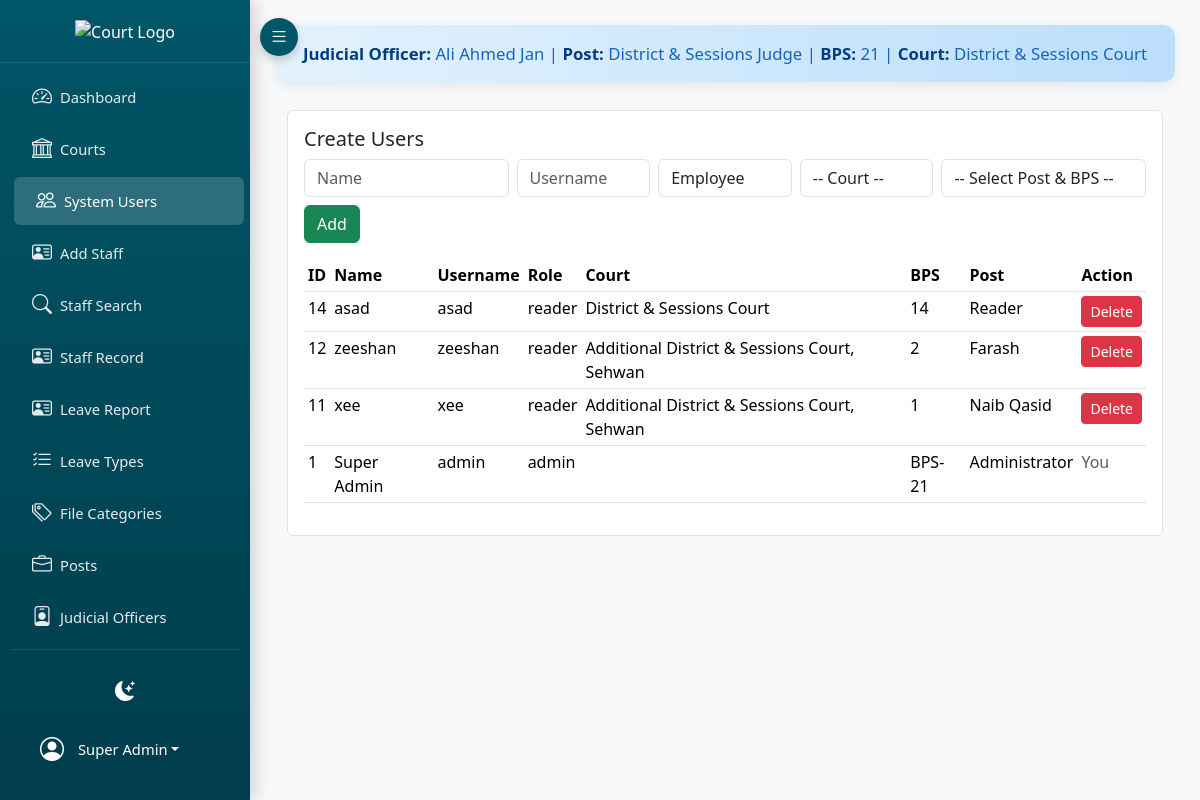
Before: /project_root/index.php?page=employees (signed in) with the older database file.
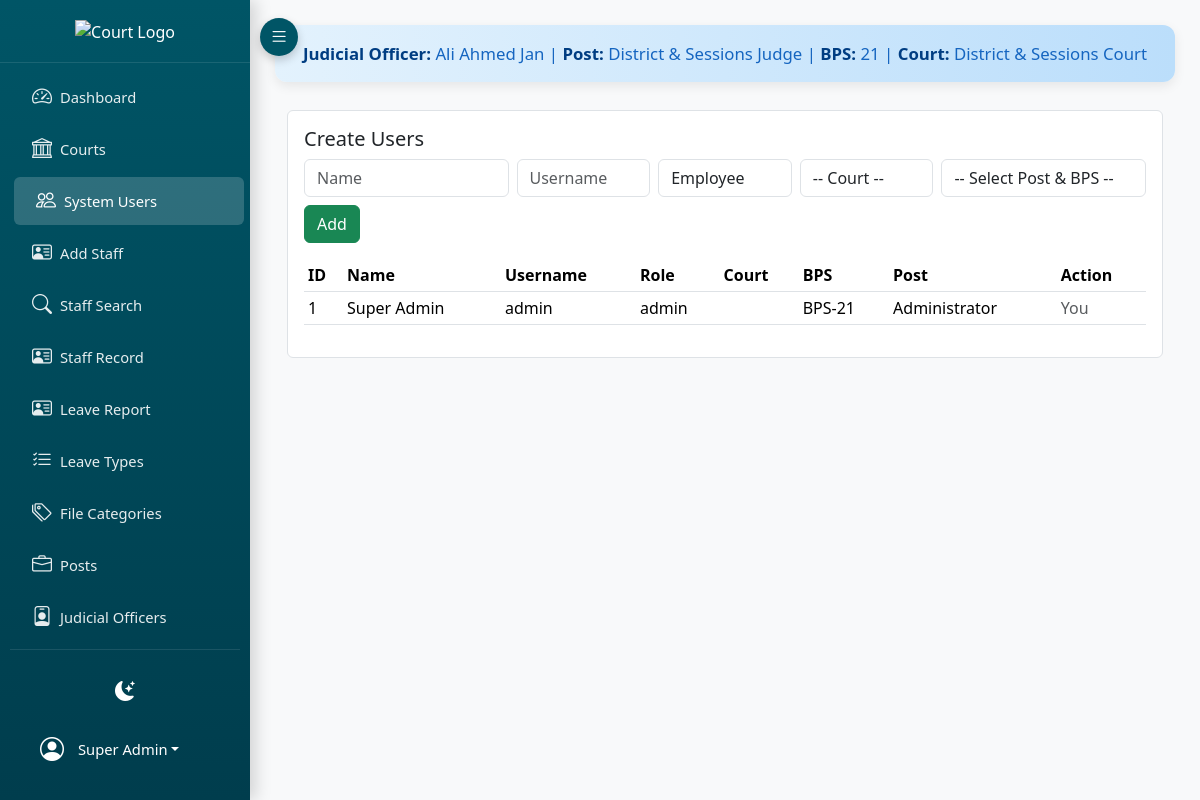
After: the same page with the newer database file.
### tables this page shows
CREATE TABLE IF NOT EXISTS `employees` (
  `id` int(11) NOT NULL AUTO_INCREMENT,
  `name` varchar(255) NOT NULL,
  `username` varchar(100) NOT NULL,
  `password_hash` varchar(255) NOT NULL,
  `role` enum('admin','reader','employee','librarian') DEFAULT 'employee',
  `court_id` int(11) DEFAULT NULL,
  `taluka` varchar(255) DEFAULT NULL,
  `bps` varchar(20) DEFAULT NULL,
  `post` varchar(100) DEFAULT NULL,
  `contact` varchar(100) DEFAULT NULL,
  `cnic` varchar(50) DEFAULT NULL,
  `joining_date` date DEFAULT NULL,
  `created_at` timestamp NULL DEFAULT CURRENT_TIMESTAMP,
  PRIMARY KEY (`id`),
  UNIQUE KEY `username` (`username`),
  KEY `court_id` (`court_id`)
);

CREATE TABLE IF NOT EXISTS `courts` (
  `id` int(11) NOT NULL AUTO_INCREMENT,
  `name` varchar(255) NOT NULL,
  `district` varchar(255) DEFAULT NULL,
  `taluka` varchar(255) DEFAULT NULL,
  PRIMARY KEY (`id`)
);

### backend/controllers/AdminController.php (called while the page is built, shortened)
<?php
class AdminController {
    public static function employees($pdo) {
        $employees = $pdo->query('SELECT e.*, c.name as court_name
                                  FROM employees e
                                  LEFT JOIN courts c ON e.court_id = c.id
                                  ORDER BY e.id DESC')->fetchAll();
        $roles = ['employee','reader','librarian','admin'];
        include __DIR__ . '/../views/admin_employees.php';
    }
}

### backend/views/admin_employees.php (the view, shortened to what the changed rows need)
<?php include __DIR__ . '/header.php'; ?>
<div class="card">
  <div class="card-body">
    <h5>Create Users</h5>
    <form method="post" action="?page=save_employee" class="row g-2 mb-3">
      <div class="col-md-3">
        <input class="form-control" name="name" id="emp_name" placeholder="Name" required>
      </div>
      <div class="col-md-2">
        <input class="form-control" name="username" id="emp_username" placeholder="Username" required>
      </div>
      <div class="col-md-2">
        <select class="form-control" name="role" required>
          <?php
            $roles = $roles ?? ['employee','reader','librarian','admin'];
            foreach ($roles as $r) {
                echo '<option value="'.htmlspecialchars($r).'">'.htmlspecialchars(ucfirst($r)).'</option>';
            }
          ?>
        </select>
      </div>
      <div class="col-md-2">
        <select class="form-control" name="court_id">
          <option value="">-- Court --</option>
        </select>
      </div>
      <div class="col-md-3">
        <select class="form-control" name="post_bps" required>
          <option value="">-- Select Post & BPS --</option>
        </select>
      </div>
      <div class="col-md-1">
        <button class="btn btn-success">Add</button>
      </div>
    </form>
    <table class="table table-sm">
      <thead>
        <tr>
          <th>ID</th>
          <th>Name</th>
          <th>Username</th>
          <th>Role</th>
          <th>Court</th>
          <th>BPS</th>
          <th>Post</th>
          <th>Action</th>
        </tr>
      </thead>
      <tbody>
        <?php foreach($employees as $e): ?>
        <tr>
          <td><?= (int)$e['id'] ?></td>
          <td><?= htmlspecialchars($e['name']) ?></td>
          <td><?= htmlspecialchars($e['username']) ?></td>
          <td><?= htmlspecialchars($e['role']) ?></td>
          <td><?= htmlspecialchars($e['court_name'] ?? '') ?></td>
          <td><?= htmlspecialchars($e['bps'] ?? '') ?></td>
          <td><?= htmlspecialchars($e['post'] ?? '') ?></td>
          <td>
            <?php if (isset($_SESSION['user']['id']) && (int)$_SESSION['user']['id'] === (int)$e['id']): ?>
              <span class="text-muted">You</span>
            <?php else: ?>
              <a href="?page=delete_employee&id=<?= urlencode($e['id'])?>" class="btn btn-sm btn-danger" onclick="return confirm('Delete this user?');">Delete</a>
            <?php endif; ?>
          </td>
        </tr>
        <?php endforeach; ?>
      </tbody>
    </table>
  </div>
</div>
<?php include __DIR__ . '/footer.php'; ?>

### backend/views/header.php (shortened to what the changed rows need)
<?php if (!isset($_SESSION)) session_start();
$user = $_SESSION['user'] ?? null;
$isAdmin = $user && (($user['role'] ?? '') === 'admin');
$judicialInfo = null;
if ($isAdmin && isset($pdo)) {
    try {
        $stmt = $pdo->prepare("
            SELECT jo.name AS officer_name,
                   jo.post AS officer_post,
                   jo.bps AS officer_bps,
                   c.name AS court_name
            FROM judicial_officers jo
            LEFT JOIN courts c ON c.id = jo.court_id
            WHERE jo.post = 'District & Sessions Judge'
              AND jo.status = 'Posted'
            LIMIT 1
        ");
        $stmt->execute();
        $judicialInfo = $stmt->fetch(PDO::FETCH_ASSOC);
    } catch (Throwable $e) {
    }
}
$currentPage = $_GET['page'] ?? 'dashboard';
?>
<!DOCTYPE html>
<html lang="en" data-bs-theme="light">
<head>
    <link href="https://cdn.jsdelivr.net/npm/bootstrap@5.3.2/dist/css/bootstrap.min.css" rel="stylesheet">
    <link href="https://cdn.jsdelivr.net/npm/bootstrap-icons@1.11.3/font/bootstrap-icons.min.css" rel="stylesheet">
</head>
<body>
<div class="sidebar" id="sidebar">
    <div class="logo">
        <img src="../assets/images/DC-LOGO.png" alt="Court Logo">
    </div>
    <div class="menu-scroll">
        <nav class="nav flex-column">
            <a href="?page=dashboard" class="nav-link <?= $currentPage === 'dashboard' ? 'active' : '' ?>">
                <i class="bi bi-speedometer2"></i>
                <span class="nav-text">Dashboard</span>
            </a>
            <?php if ($isAdmin): ?>
            <a href="?page=courts" class="nav-link <?= in_array($currentPage, ['courts']) ? 'active' : '' ?>">
                <i class="bi bi-bank"></i>
                <span class="nav-text">Courts</span>
            </a>
            <a href="?page=employees" class="nav-link <?= in_array($currentPage, ['employees']) ? 'active' : '' ?>">
                <i class="bi bi-people"></i>
                <span class="nav-text">System Users</span>
            </a>
            <a href="?page=employee_details" class="nav-link <?= in_array($currentPage, ['employee_details']) ? 'active' : '' ?>">
                <i class="bi bi-person-vcard"></i>
                <span class="nav-text">Add Staff</span>
            </a>
            <a href="?page=employee_search" class="nav-link <?= in_array($currentPage, ['employee_search', 'employee_profile']) ? 'active' : '' ?>">
                <i class="bi bi-search"></i>
                <span class="nav-text">Staff Search</span>
            </a>
            <a href="?page=files" class="nav-link <?= in_array($currentPage, ['files']) ? 'active' : '' ?>">
                <i class="bi bi-person-vcard"></i>
                <span class="nav-text">Staff Record</span>
            </a>
            <a href="?page=casual_leave_report" class="nav-link <?= in_array($currentPage, ['casual_leave_report']) ? 'active' : '' ?>">
                <i class="bi bi-person-vcard"></i>
                <span class="nav-text">Leave Report </span>
            </a>
            <a href="?page=leave_types" class="nav-link <?= in_array($currentPage, ['leave_types']) ? 'active' : '' ?>">
                <i class="bi bi-list-check"></i>
                <span class="nav-text">Leave Types</span>
            </a>
            <a href="?page=file_categories" class="nav-link <?= in_array($currentPage, ['file_categories']) ? 'active' : '' ?>">
                <i class="bi bi-tags"></i>
                <span class="nav-text">File Categories</span>
            </a>
            <a href="?page=posts" class="nav-link <?= in_array($currentPage, ['posts']) ? 'active' : '' ?>">
                <i class="bi bi-briefcase"></i>
                <span class="nav-text">Posts</span>
            </a>
            <a href="?page=judicial_officers" class="nav-link <?= in_array($currentPage, ['judicial_officers']) ? 'active' : '' ?>">
                <i class="bi bi-person-badge"></i>
                <span class="nav-text">Judicial Officers</span>
            </a>
            <?php endif; ?>
        </nav>
    </div>
    <div class="user-section">
        <div class="dark-toggle" id="darkToggle" title="Toggle Dark Mode">
            <i class="bi bi-moon-stars-fill" id="darkIcon"></i>
        </div>
        <div class="dropdown">
            <a class="nav-link dropdown-toggle text-white d-flex align-items-center px-0" href="#" role="button" data-bs-toggle="dropdown">
                <i class="bi bi-person-circle fs-4 me-2"></i>
                <span class="nav-text"><?= htmlspecialchars($user['name'] ?? 'User') ?></span>
            </a>
        </div>
    </div>
</div>
<button class="toggle-btn" id="toggleBtn">
    <i class="bi bi-list"></i>
</button>
<div class="main-content" id="mainContent">
    <?php if ($isAdmin && $judicialInfo): ?>
    <div class="judicial-bar">
        <strong>Judicial Officer:</strong> <?= htmlspecialchars($judicialInfo['officer_name']) ?> |
        <strong>Post:</strong> <?= htmlspecialchars($judicialInfo['officer_post']) ?> |
        <strong>BPS:</strong> <?= htmlspecialchars($judicialInfo['officer_bps']) ?> |
        <strong>Court:</strong> <?= htmlspecialchars($judicialInfo['court_name'] ?? 'District & Sessions Court Jamshoro') ?>
    </div>
    <?php endif; ?>
    <div class="container-fluid">

Changed rows visible on the page:
removed employees: id "14", name "asad", username "asad", role "reader", court.name "District & Sessions Court", bps "14", post "Reader"
removed employees: id "12", name "zeeshan", username "zeeshan", role "reader", court.name "Additional District & Sessions Court, Sehwan", bps "2", post "Farash"
removed employees: id "11", name "xee", username "xee", role "reader", court.name "Additional District & Sessions Court, Sehwan", bps "1", post "Naib Qasid"
